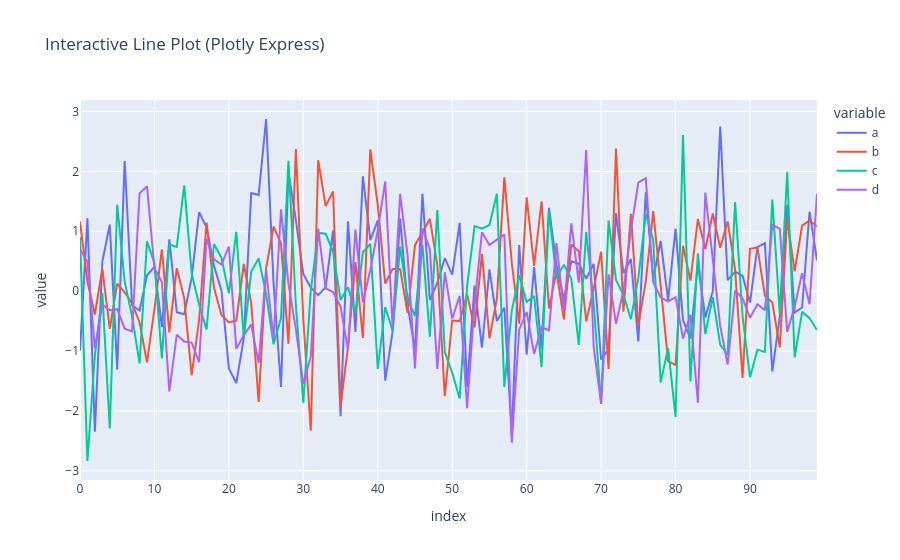

The notebook cell saved with this chart:
### Code cell
fig = px.line(df, y=df.columns, title="Interactive Line Plot (Plotly Express)")
fig.show()
